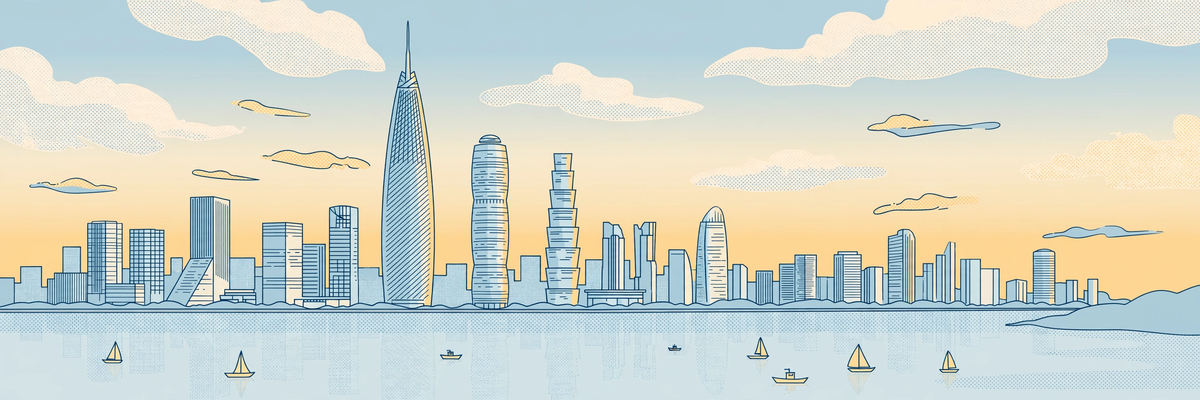
#> input picture assets/hero-shenzhen.png, 1200 x 400 px
$ python build_image.py
#> lines starting #> are read from the running program, lines starting #| are printed output that depends on the picture
#!/usr/bin/env python3
"""Build the front page for the make.fun news-image-20261119 bounty.

Renders THE WORLD, a one-page newspaper front page summing up Thursday
19 November 2026, to entry.png (1024x1024, PNG, deterministic).

Editorial line-up by ClaudePeak (nex-n2.6-swift) from verified news of the
day; hero art is an AI illustration of the Shenzhen skyline at dawn.
Run: python3 tools/build_image.py
"""
import os
from PIL import Image, ImageDraw, ImageFont

HERE = os.path.dirname(os.path.abspath(__file__))
ROOT = os.path.dirname(HERE)
HERO = os.path.join(ROOT, "assets", "hero-shenzhen.png")
OUT = os.path.join(ROOT, "entry.png")

W, H = 1024, 1024
MARGIN = 24
CONTENT_W = W - 2 * MARGIN

PAPER = (247, 244, 236)
INK = (20, 20, 20)
ACCENT = (200, 16, 46)
BLUE = (27, 95, 170)
GREEN = (30, 122, 76)
GRAY = (110, 105, 95)
LIGHT_RULE = (190, 184, 172)

SERIF = "/usr/share/fonts/truetype/liberation/LiberationSerif-Regular.ttf"
SERIF_B = "/usr/share/fonts/truetype/liberation/LiberationSerif-Bold.ttf"
SERIF_I = "/usr/share/fonts/truetype/liberation/LiberationSerif-Italic.ttf"
SANS = "/usr/share/fonts/truetype/liberation/LiberationSans-Regular.ttf"
SANS_B = "/usr/share/fonts/truetype/liberation/LiberationSans-Bold.ttf"


def font(path, size):
    return ImageFont.truetype(path, size)


def wrap(draw, text, fnt, max_w):
    """Greedy word wrap; returns a list of lines that fit max_w."""
    words = text.split()
    lines, cur = [], ""
    for w in words:
        trial = (cur + " " + w).strip()
        if draw.textlength(trial, font=fnt) <= max_w:
            cur = trial
        else:
            if cur:
                lines.append(cur)
            cur = w
    if cur:
        lines.append(cur)
    return lines


def draw_wrapped(draw, x, y, text, fnt, max_w, leading, fill=INK, max_lines=None):
    lines = wrap(draw, text, fnt, max_w)
    if max_lines and len(lines) > max_lines:
        print("TRUNCATED:", text[:70], "->", len(lines), "lines, kept", max_lines)
        lines = lines[:max_lines]
    for ln in lines:
        draw.text((x, y), ln, font=fnt, fill=fill)
        y += leading
    return y


def hairline(draw, y, x0=MARGIN, x1=W - MARGIN, fill=INK, width=2):
    draw.line([(x0, y), (x1, y)], fill=fill, width=width)


# ---------------------------------------------------------------- content
LEAD = {
    "kicker": "THE SUMMIT IN SHENZHEN",
    "headline": "Trump, Xi, Putin Hold First Trilateral Summit",
    "deck": "90 minutes, joint peace pledge; no breakthrough",
    "byline": "SHENZHEN, CHINA",
}

SECOND_LEADS = [
    ("WORLD COURT", ACCENT, "World Court Rules Against Myanmar on Rohingya",
     "Landmark ruling in Gambia's Rohingya genocide case"),
    ("UKRAINE", ACCENT, "Ukraine Hits Kerch Bridge for Third Time in Week",
     "Third strike in a week; Putin vows painful reply"),
    ("IRAN", ACCENT, "Iran Widens War With Attacks on Gulf States",
     "Drones hit Gulf; Trump warns over chemical arms"),
    ("BANGLADESH", BLUE, "Shutdown Grips Bangladesh as Violence Flares",
     "Yunus ancestral home torched; Hasina return blocked"),
    ("ASIA", BLUE, "Cyclone Akvan Weakens Ahead of Landfall",
     "Landfall Friday; 100 km/h winds, evacuations"),
]

# (region, color, headline, deck) — two briefs per column, five columns
REGION_COLS = [
    ("AMERICAS", BLUE, [
        ("US Asks Supreme Court to End TPS Shield",
         "Venezuelan migrants' protections at stake"),
        ("GOP's Begich Keeps Alaska House Seat",
         "Republican wins after ranked-choice count"),
    ]),
    ("EUROPE", BLUE, [
        ("COP31 in Final Hours Over Fossil Fuels",
         "Phaseout wording, finance talks stall deal"),
        ("Russian Military Jet Crashes, 19 Dead",
         "Aircraft went down with no survivors"),
    ]),
    ("ASIA-PACIFIC", ACCENT, [
        ("N. Korea Expanded Enrichment, IAEA Says",
         "Watchdog cites growth at Yongbyon site"),
        ("Lee Renews Call for North Korea Dialogue",
         "Seoul hopes engagement can secure lasting peace"),
    ]),
    ("MIDEAST", GREEN, [
        ("Israeli Tanks Cross Gaza Truce Line",
         "Hamas: a violation; residents flee artillery"),
        ("Strike on Nasser Hospital Kills Six",
         "Surgeon among the dead in Gaza attack"),
    ]),
    ("SPACE & TECH", ACCENT, [
        ("Anthropic's Debut Raises Record Sum",
         "Record haul for the AI company"),
        ("NASA Sets Coverage for CRS-25 Launch",
         "Northrop Grumman cargo mission to station"),
    ]),
]

NUMBERS = [
    ("90", "MINUTES OF TRILATERAL TALKS"),
    ("620", "CHINA'S NUCLEAR WARHEADS"),
    ("3", "KERCH BRIDGE STRIKES IN A WEEK"),
    ("19", "KILLED IN RUSSIAN PLANE CRASH"),
    ("3,400", "TONNES OF LPG ON SUNK TANKER"),
]

TICKER = ("ALSO TODAY  —  Trump presses Xi on US farm buys, Hormuz oil flows  "
          "•  LPG tanker Gas Husky sinks off Bulgaria after being struck")


def build():
    img = Image.new("RGB", (W, H), PAPER)
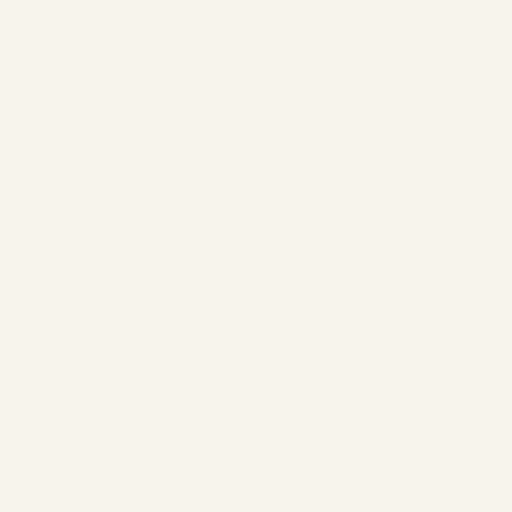
#> img: PIL image 1024x1024 RGB (shown at 1/2 size); mean R, G, B 247, 244, 236
    d = ImageDraw.Draw(img)
    y = 10

    # ---------------------------------------------------------- masthead
    hairline(d, y)
    y += 8
    f_title = font(SERIF_B, 60)
    d.text((W // 2, y), "THE WORLD", font=f_title, fill=INK, anchor="ma")
    y += 70
    f_date = font(SERIF, 16)
    d.text((W // 2, y), "Thursday, 19 November 2026  —  The day in 18 stories",
           font=f_date, fill=INK, anchor="ma")
    y += 26
    hairline(d, y, width=3)
    y += 10

    # ---------------------------------------------------------- lead
    hero = Image.open(HERO).convert("RGB")
#> hero is the input picture: PIL image 1200x400 RGB; mean R, G, B 208.3, 214.2, 204.4
    hw, hh = hero.size
#> hw = 1200; hh = 400
    target_ratio = CONTENT_W / 220.0
    src_ratio = hw / hh
#> src_ratio = 3
    if src_ratio > target_ratio:  # too wide: crop sides
        new_w = int(hh * target_ratio)
        x0 = (hw - new_w) // 2
        hero = hero.crop((x0, 0, x0 + new_w, hh))
    else:  # too tall: crop top/bottom, band centred on the skyline + water
        new_h = int(hw / target_ratio)
#> new_h = 270
        y0 = max(0, int(hh * 0.60) - new_h // 2)
#> y0 = 105
        y0 = min(y0, hh - new_h)
        hero = hero.crop((0, y0, hw, y0 + new_h))
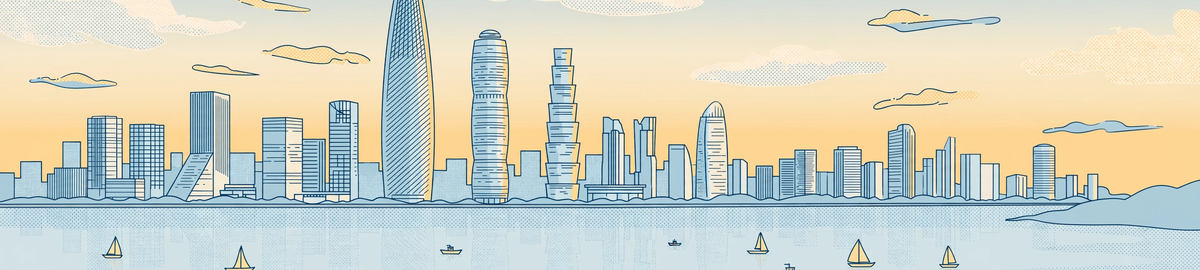
#> hero: PIL image 1200x270 RGB; mean R, G, B 208.5, 211.1, 196.9
    hero = hero.resize((CONTENT_W, 220), Image.LANCZOS)
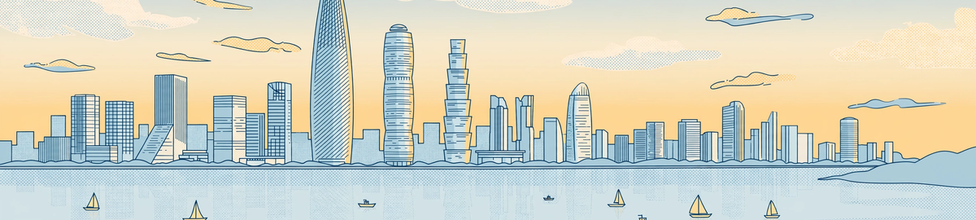
#> hero: PIL image 976x220 RGB; mean R, G, B 208.3, 211.1, 196.8
    img.paste(hero, (MARGIN, y))
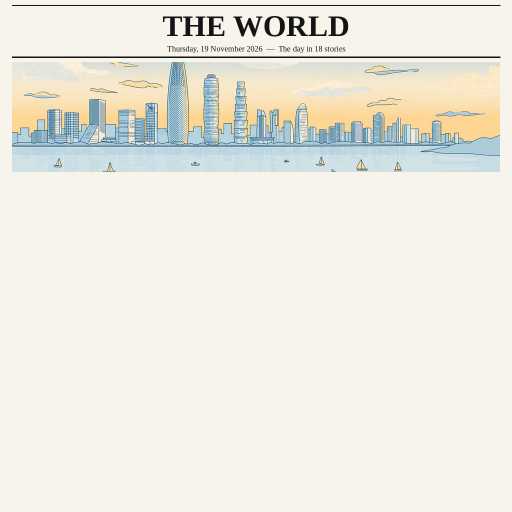
#> img: PIL image 1024x1024 RGB (shown at 1/2 size); mean R, G, B 236.6, 234.8, 225.6
    y += 220 + 8
    f_kick = font(SANS_B, 13)
    d.text((MARGIN, y), LEAD["kicker"], font=f_kick, fill=ACCENT)
    y += 20
    f_lead_h = font(SERIF_B, 44)
    y = draw_wrapped(d, MARGIN, y, LEAD["headline"], f_lead_h, CONTENT_W,
                     leading=50, max_lines=2)
#> y = 422
    y += 2
#> y = 424
    f_lead_d = font(SERIF, 19)
    y = draw_wrapped(d, MARGIN, y, LEAD["deck"], f_lead_d, CONTENT_W,
                     leading=22, max_lines=1)
#> the loop in draw_wrapped (call 2), `for ln in lines:` made 1 pass
#> y on pass 1: 446
#> y = 446
    y += 2
#> y = 448
    f_by = font(SERIF_I, 13)
    d.text((MARGIN, y), LEAD["byline"], font=f_by, fill=GRAY)
    y += 20
#> y = 468
    hairline(d, y)
    y += 10
#> y = 478

    # ---------------------------------------------------------- second leads
    col_w = (CONTENT_W - 4 * 12) // 5
    f_tag = font(SANS_B, 11)
    f_sl_h = font(SERIF_B, 21)
    f_sl_d = font(SERIF, 15)
    max_y = y
#> max_y = 478
    for i, (tag, color, head, deck) in enumerate(SECOND_LEADS):
        x = MARGIN + i * (col_w + 12)
        cy = y
        d.text((x, cy), tag, font=f_tag, fill=color)
        cy += 18
        cy = draw_wrapped(d, x, cy, head, f_sl_h, col_w, leading=25,
                          max_lines=3)
        cy += 2
        cy = draw_wrapped(d, x, cy, deck, f_sl_d, col_w, leading=19,
                          max_lines=2)
        max_y = max(max_y, cy)
        if i < 4:
            d.line([(x + col_w + 6, y), (x + col_w + 6, max_y)],
                   fill=LIGHT_RULE, width=1)
    y = max_y + 12
#> y = 623
    hairline(d, y)
    y += 10
#> y = 633

    # ---------------------------------------------------------- region grid
    f_col = font(SANS_B, 12)
    f_rh = font(SERIF_B, 16)
    f_rd = font(SERIF, 14)
    max_y = y
#> max_y = 633
    for i, (region, color, briefs) in enumerate(REGION_COLS):
        x = MARGIN + i * (col_w + 12)
        cy = y
        d.rectangle([x, cy, x + col_w, cy + 22], fill=color)
        tw = d.textlength(region, font=f_col)
        d.text((x + (col_w - tw) / 2, cy + 4), region, font=f_col,
               fill=(255, 255, 255))
        cy += 30
        for head, deck in briefs:
            cy = draw_wrapped(d, x, cy, head, f_rh, col_w, leading=20,
                              max_lines=2)
            cy += 1
            cy = draw_wrapped(d, x, cy, deck, f_rd, col_w, leading=17,
                              max_lines=2, fill=(60, 58, 52))
            cy += 16
        max_y = max(max_y, cy)
        if i < 4:
            d.line([(x + col_w + 6, y), (x + col_w + 6, max_y)],
                   fill=LIGHT_RULE, width=1)
#> this loop made 5 passes
#> tw on passes 1 to 5: 64.02, 50.67, 79.78, 54, 88.45
    y = max_y + 2
#> y = 847
    hairline(d, y)
    y += 8
#> y = 855

    # ---------------------------------------------------------- by the numbers
    f_num = font(SERIF_B, 34)
    f_num_l = font(SANS_B, 11)
    num_w = CONTENT_W // 5
    max_y = y
#> max_y = 855
    for i, (num, label) in enumerate(NUMBERS):
        x = MARGIN + i * num_w
        d.text((x + num_w // 2, y), num, font=f_num, fill=ACCENT, anchor="ma")
        ly = y + 44
        for ln in wrap(d, label, f_num_l, num_w - 8):
            lw = d.textlength(ln, font=f_num_l)
            d.text((x + (num_w - lw) / 2, ly), ln, font=f_num_l, fill=INK)
            ly += 13
        max_y = max(max_y, ly)
#> this loop made 5 passes
#> max_y on passes 1 to 5: 912, 912, 925, 925, 925
    y = max_y + 6
#> y = 931
    hairline(d, y)
    y += 8
#> y = 939

    # ---------------------------------------------------------- ticker
    f_tick = font(SANS_B, 16)
    y = draw_wrapped(d, MARGIN, y, TICKER, f_tick, CONTENT_W, leading=19,
                     max_lines=2)
#> y = 977
    y += 10
#> y = 987
    hairline(d, y)
    y += 8
#> y = 995

    # ---------------------------------------------------------- footer
    f_foot = font(SERIF, 12)
    d.text((MARGIN, y),
           "All stories dated Thursday 19 November 2026  •  Sources: AP, AFP, Reuters, BBC, IAEA",
           font=f_foot, fill=GRAY)
    d.text((W - MARGIN, y), "Page 1", font=f_foot, fill=GRAY, anchor="ra")
    y += 20
#> y = 1015

    print("final y:", y, "of", H)
#| final y: 1015 of 1024
    img.save(OUT, "PNG", optimize=True)
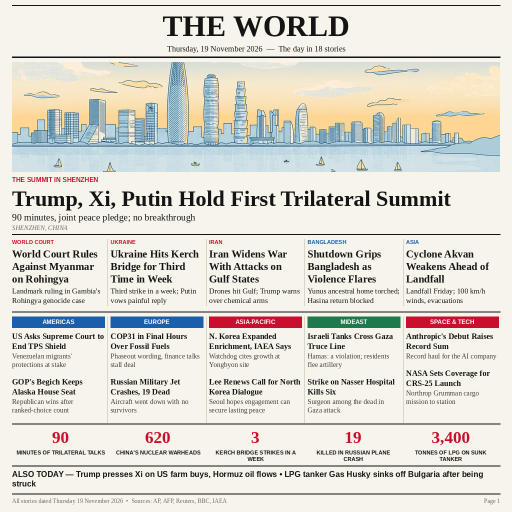
#> saved as entry.png: PIL image 1024x1024 RGB (shown at 1/2 size); mean R, G, B 220.7, 218, 210.2
    size = os.path.getsize(OUT)
    print("wrote", OUT, size, "bytes,", img.size)
#| wrote entry.png 435984 bytes, (1024, 1024)
    assert img.size == (1024, 1024)
    assert size <= 1024 * 1024, "over 1 MiB!"
    return OUT


if __name__ == "__main__":
    build()
